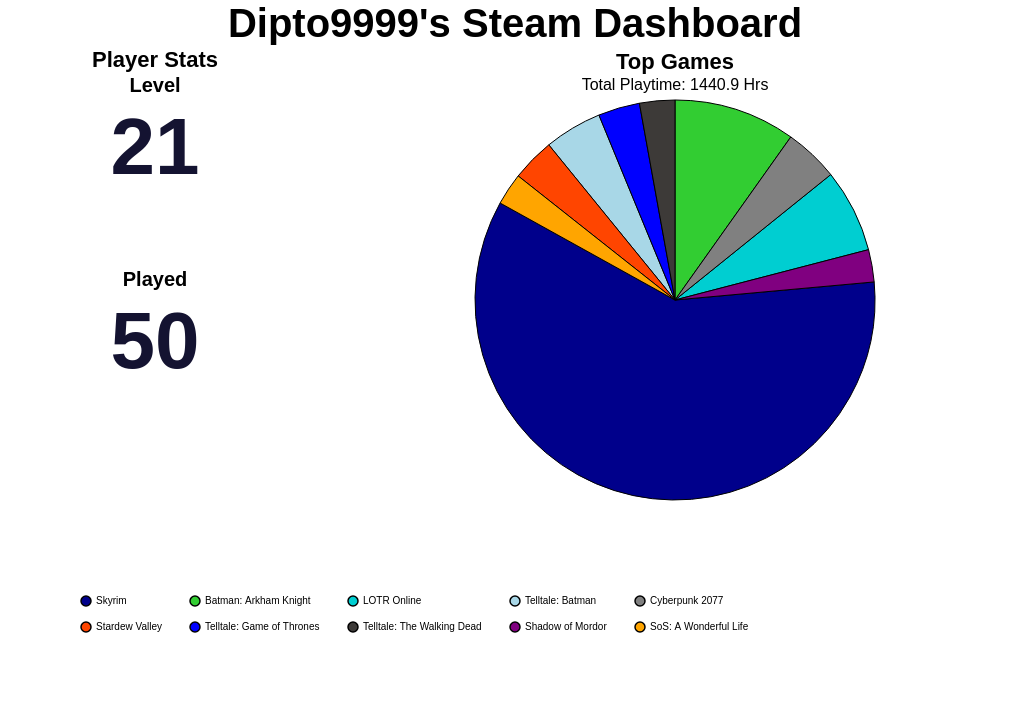

Vega-Lite specification stored for this chart:
### Vega-Lite specification from a JSON file in a GitHub repository (floating-point values rounded to 4 significant figures)
{"background": null, "config": {"view": {"continuousWidth": 300, "continuousHeight": 300, "strokeOpacity": 0, "strokeWidth": 1.5}, "axis": {"labelFontSize": 12, "titleFontSize": 16}, "legend": {"labelFontSize": 12, "titleFontSize": 16}}, "hconcat": [{"vconcat": [{"data": {"name": "data-ce2f25787bade8ca3fba4cb14335a451"}, "mark": {"type": "text", "align": "center", "baseline": "middle", "color": "#141331", "fontSize": 80, "fontWeight": "bold"}, "encoding": {"text": {"field": "Value", "type": "quantitative"}, "x": {"axis": null, "field": "Metric", "type": "nominal"}, "y": {"value": 50}}, "height": 150, "title": {"text": "Level", "anchor": "middle", "fontSize": 20}, "width": 300}, {"data": {"name": "data-92b892d679d5fbeaa0a56e1238c7fc12"}, "mark": {"type": "text", "align": "center", "baseline": "middle", "color": "#141331", "fontSize": 80, "fontWeight": "bold"}, "encoding": {"text": {"field": "Value", "type": "quantitative"}, "x": {"axis": null, "field": "Metric", "type": "nominal"}, "y": {"value": 50}}, "height": 150, "title": {"text": "Played", "anchor": "middle", "fontSize": 20}, "width": 300}], "title": {"text": "Player Stats", "anchor": "middle", "fontSize": 22}}, {"data": {"name": "data-b2da6c3eee8efb20e4c0e498a7d77a12"}, "mark": {"type": "arc", "stroke": "black", "strokeWidth": 1}, "encoding": {"color": {"field": "name", "legend": {"columnPadding": 25, "columns": 5, "direction": "horizontal", "labelFontSize": 10, "orient": "bottom", "padding": 75, "rowPadding": 10, "title": "", "titleAlign": "center", "titleFontSize": 16}, "scale": {"range": ["#00008B", "#32CD32", "#00CED1", "#A8D7E7", "#808080", "#FF4500", "#0000FF", "#3D3A38", "#800080", "#FFA500", "#006400", "#8B0000", "#FFD700", "#4682B4", "#2E8B57"]}, "sort": null, "type": "nominal"}, "theta": {"field": "playtime_percentage", "type": "quantitative"}, "tooltip": [{"field": "name", "title": "Game", "type": "nominal"}, {"field": "playtime_forever", "format": ".1f", "title": "Time (Hrs)", "type": "quantitative"}, {"field": "playtime_percentage", "format": ".2f", "title": "Playtime (%)", "type": "quantitative"}]}, "height": 400, "title": {"text": "Top Games", "anchor": "middle", "fontSize": 22, "subtitle": "Total Playtime: 1440.9 Hrs", "subtitleFontSize": 16}, "width": 700}], "padding": {"left": 250, "right": 250, "top": 0, "bottom": 0}, "title": {"text": "Dipto9999's Steam Dashboard", "anchor": "middle", "fontSize": 40}, "$schema": "https://vega.github.io/schema/vega-lite/v5.20.1.json", "datasets": {"data-ce2f25787bade8ca3fba4cb14335a451": [{"Metric": "Level", "Value": 21}], "data-92b892d679d5fbeaa0a56e1238c7fc12": [{"Metric": "Played", "Value": 50}], "data-b2da6c3eee8efb20e4c0e498a7d77a12": [{"name": "Skyrim", "playtime_forever": 845.3, "appid": 72850, "playtime_percentage": 59.5}, {"name": "Batman: Arkham Knight", "playtime_forever": 139.7, "appid": 208650, "playtime_percentage": 9.83}, {"name": "LOTR Online", "playtime_forever": 95.7, "appid": 212500, "playtime_percentage": 6.74}, {"name": "Telltale: Batman", "playtime_forever": 66.22, "appid": 498240, "playtime_percentage": 4.66}, {"name": "Cyberpunk 2077", "playtime_forever": 62.2, "appid": 1091500, "playtime_percentage": 4.38}, {"name": "Stardew Valley", "playtime_forever": 49.5, "appid": 413150, "playtime_percentage": 3.48}, {"name": "Telltale: Game of Thrones", "playtime_forever": 47.68, "appid": 330840, "playtime_percentage": 3.36}, {"name": "Telltale: The Walking Dead", "playtime_forever": 40.52, "appid": 207610, "playtime_percentage": 2.85}, {"name": "Shadow of Mordor", "playtime_forever": 37.05, "appid": 241930, "playtime_percentage": 2.61}, {"name": "SoS: A Wonderful Life", "playtime_forever": 36.75, "appid": 2111170, "playtime_percentage": 2.59}]}}
